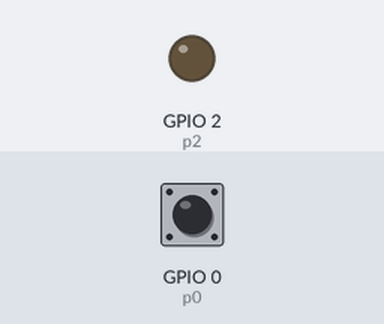
The program below on a simulated ESP32 board running MicroPython. On the bench: output pins drawn as LEDs (lit = HIGH). The inputs (shaded band) are chosen by the test bench; at power-on: GPIO 0 (p0) HIGH.

Above: at 1.2 s.
1.3 s: GPIO 0 (p0) pulled LOW for 0.15 s
At 2.3 s:
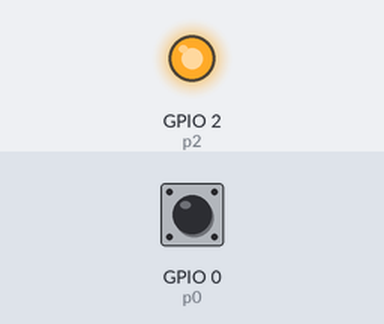
2.9 s: GPIO 0 (p0) pulled LOW for 1 s
At 3.5 s:
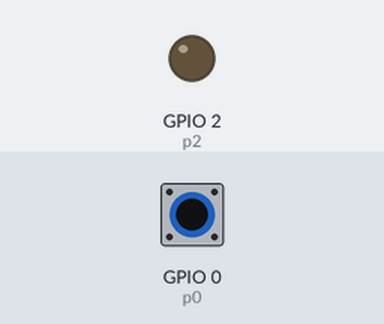
5.4 s: GPIO 0 (p0) pulled LOW for 3.2 s
At 6.6 s:
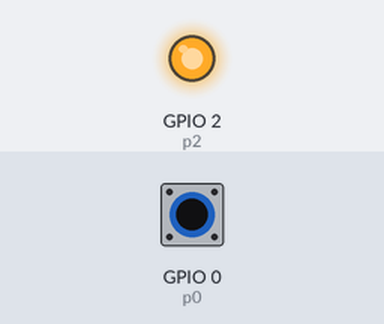
Timing chart, 0 to 8.4 s (numbered marks = the images above; inputs shaded):
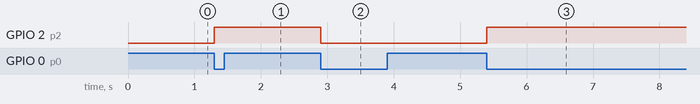

Measured:
- after the input at 1.3 s, GPIO 2 (p2): LOW → HIGH at once
- after the input at 2.9 s, GPIO 2 (p2): HIGH → LOW at once
- after the input at 5.4 s, GPIO 2 (p2): LOW → HIGH at once

The program:

interrupt.py
```python
from machine import Pin

p0 = Pin(0, Pin.IN, Pin.PULL_UP)
p2 = Pin(2, Pin.OUT)
p2.off()

def ledon(p):
    if p2.value():
        p2.off()
    else:
        p2.on()

def ledoff(p):
    p2.off()

p0.irq(trigger=Pin.IRQ_FALLING, handler = ledon)

#p0.irq(trigger=Pin.IRQ_RISING, handler = ledoff)

while True:
    pass
```
